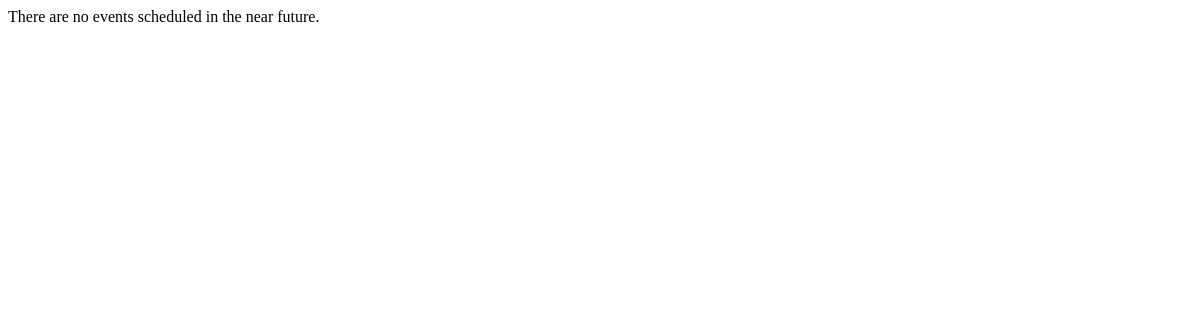
Page /registration/ on the earlier database version.
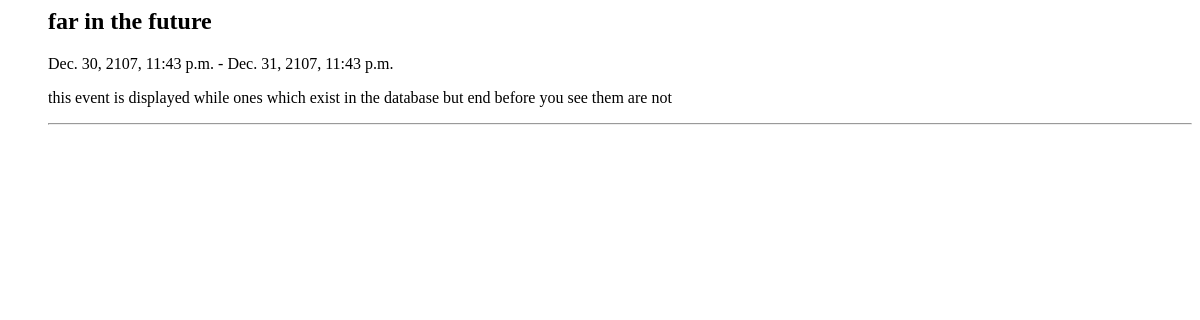
Same page on the later database version.
### registration/models.py (models this page shows, shortened)
class Event(models.Model):
    name = models.CharField('Event Name', max_length=200)
    description = models.CharField(max_length=200)
    location = models.CharField(max_length=120)
    start_time = models.DateTimeField()
    end_time = models.DateTimeField()

### registration/views.py (the view)
# urls.py: path('', views.IndexView.as_view(), name='index'),
class IndexView(generic.ListView):
    template_name = 'registration/index.html'
    context_object_name = 'event_list'
    def get_queryset(self):
        return Event.objects.order_by('-start_time').reverse().filter(end_time__gt = datetime.now())

### registration/templates/registration/index.html
{% if event_list %}
    <ul>
    {% for event in event_list %}
    <div class="">
        <h2>{{ event.name }}</h2>
        <span><p>{{event.start_time}} - {{event.end_time}}</p></span>
        <p>{{ event.description }}</p>
      <hr>
      </div>
    {% endfor %}
    </ul>
{% else %}
    <p>There are no events scheduled in the near future.</p>
{% endif %}

Differences in the rows shown:
added Event: name "far in the future", start_time "Dec. 30, 2107, 11:43 p.m.", end_time "Dec. 31, 2107, 11:43 p.m.", description "this event is displayed while ones which exist in the database but end before you see them are not"
Other differences:
text no longer shown: "There are no events scheduled in the near future."
